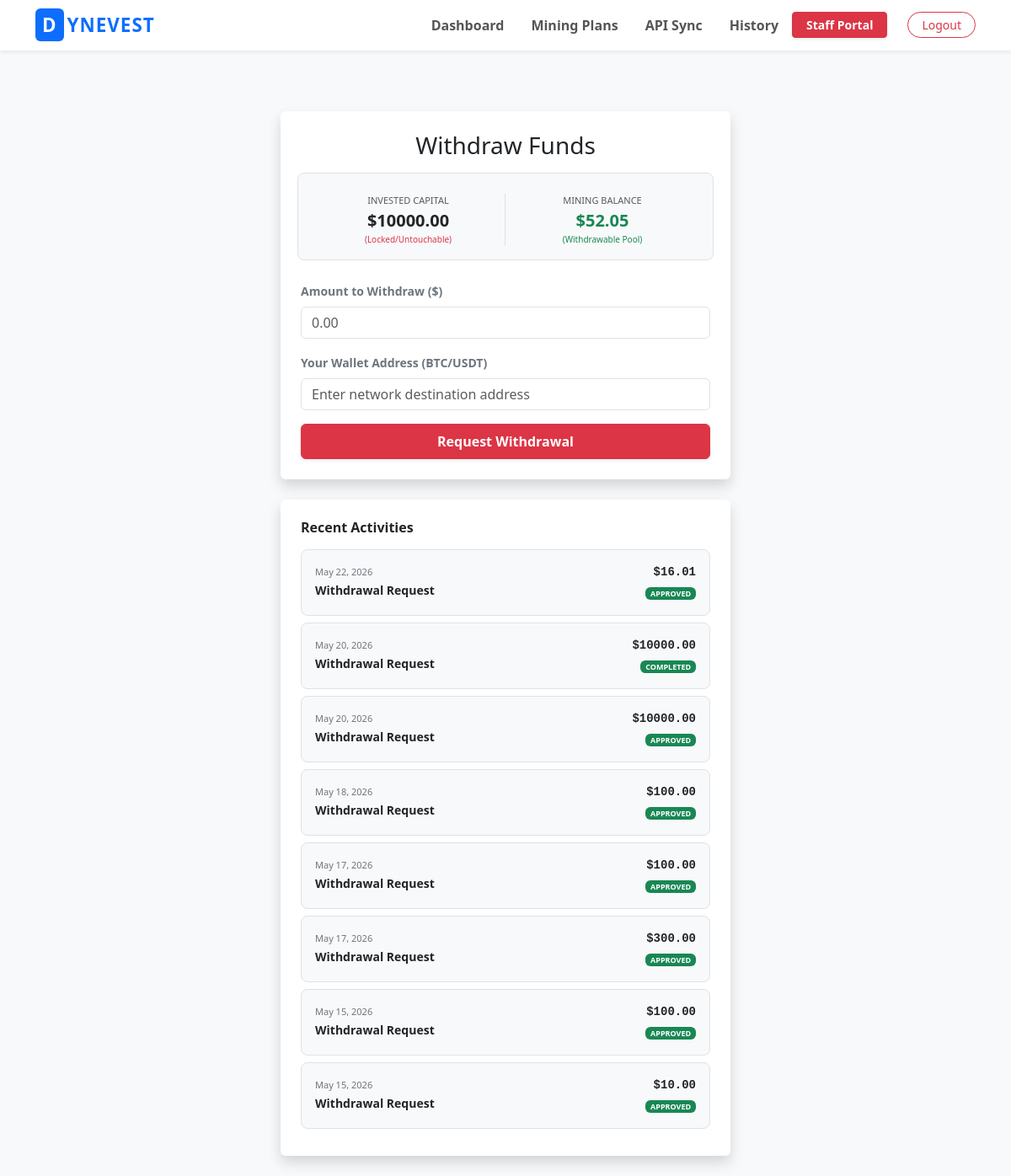
Before: /withdraw/ (signed in) with the older database file.
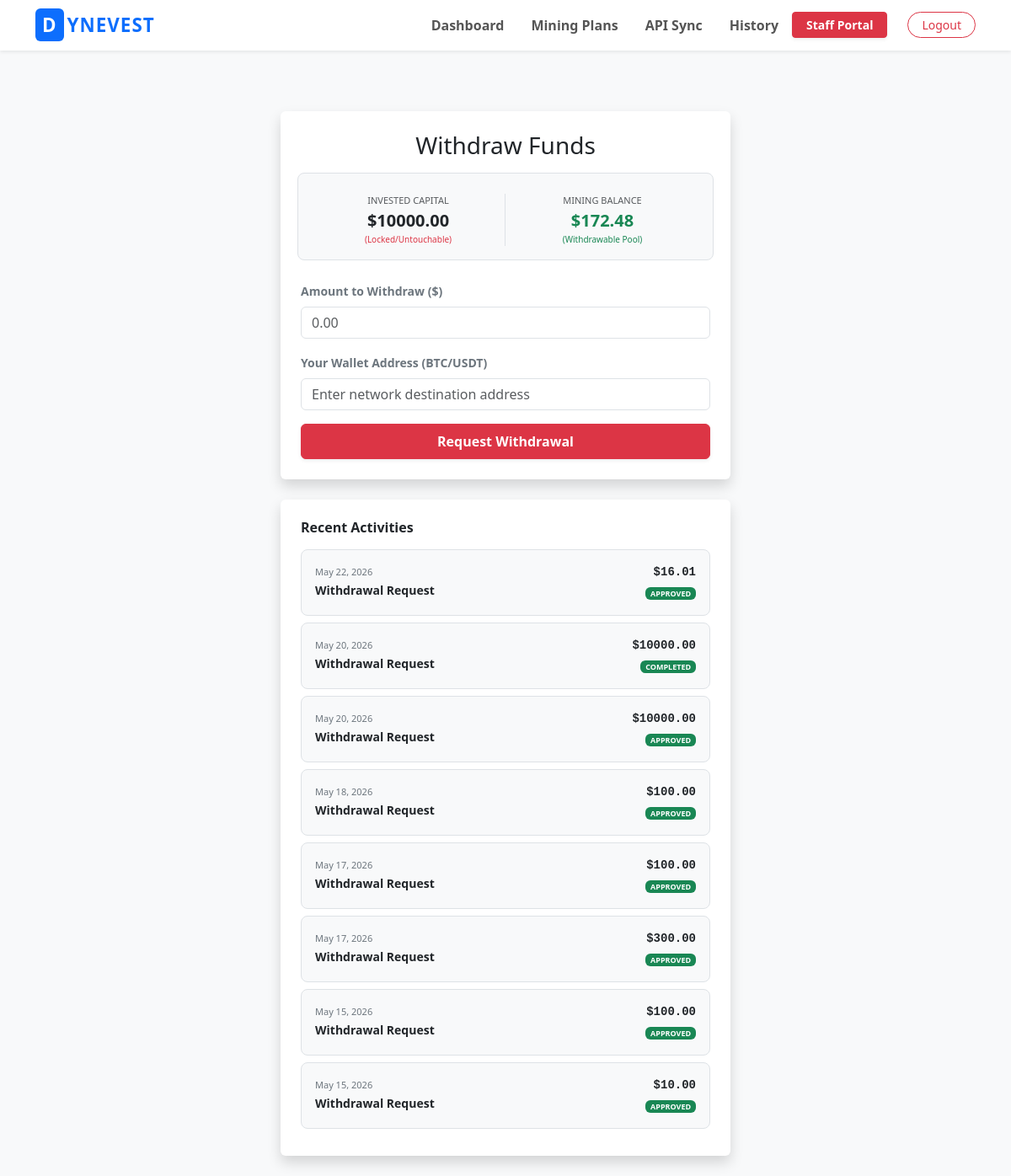
After: the same page with the newer database file.
### core/models.py (models this page shows, shortened)
class Profile(models.Model):
    user = models.OneToOneField(User, on_delete=models.CASCADE)
    withdrawal_locked = models.BooleanField(default=False)
    balance = models.DecimalField(max_digits=12, decimal_places=2, default=0.00) # Deposited/Locked Capital
    total_profit = models.DecimalField(max_digits=12, decimal_places=2, default=0.00) # All-time historical profit
    mining_balance = models.DecimalField(max_digits=12, decimal_places=2, default=0.00)
    mining_rate = models.DecimalField(max_digits=7, decimal_places=4, default=0.0100)
    require_external_deposit = models.BooleanField(default=False, help_text="Toggle if this user must deposit before withdrawing")
    required_deposit_percentage = models.IntegerField(default=10, help_text="Percentage (10-30%) required based on withdrawal amount")

### core/views.py (the view, shortened to what this page needs)
# urls.py: path('withdraw/', views.withdraw_funds_view, name='withdraw_funds'),
@login_required
def withdraw_funds_view(request):
    profile = request.user.profile
    user_withdrawals = Withdrawal.objects.filter(user=request.user).order_by('-created_at')
    return render(request, 'core/withdraw.html', {
        'profile': profile,
        'transactions': user_withdrawals
    })

### core/templates/core/withdraw.html (shortened to what the changed rows need)
{% extends 'core/base.html' %}
{% block content %}
<div class="container mt-5">
    <div class="row justify-content-center">
        <div class="col-md-6">
            <div class="card shadow border-0 mb-4">
                <div class="card-body p-4">
                    <div class="row g-2 text-center mb-4 bg-light p-3 rounded-3 border">
                        <div class="col-6 border-end">
                            <small class="text-muted d-block uppercase tracking-wider font-weight-bold" style="font-size: 11px;">INVESTED CAPITAL</small>
                            <span class="fw-bold text-dark fs-5">${{ profile.balance }}</span>
                            <span class="d-block text-danger font-weight-light" style="font-size: 10px;">(Locked/Untouchable)</span>
                        </div>
                        <div class="col-6">
                            <small class="text-muted d-block uppercase tracking-wider font-weight-bold" style="font-size: 11px;">MINING BALANCE</small>
                            <span class="fw-bold text-success fs-5">${{ profile.mining_balance }}</span>
                            <span class="d-block text-success font-weight-light" style="font-size: 10px;">(Withdrawable Pool)</span>
                        </div>
                    </div>
                </div>
            </div>
        </div>
    </div>
</div>
{% endblock %}

Changed rows visible on the page:
changed Profile: mining_balance "52.05" → "172.48"
